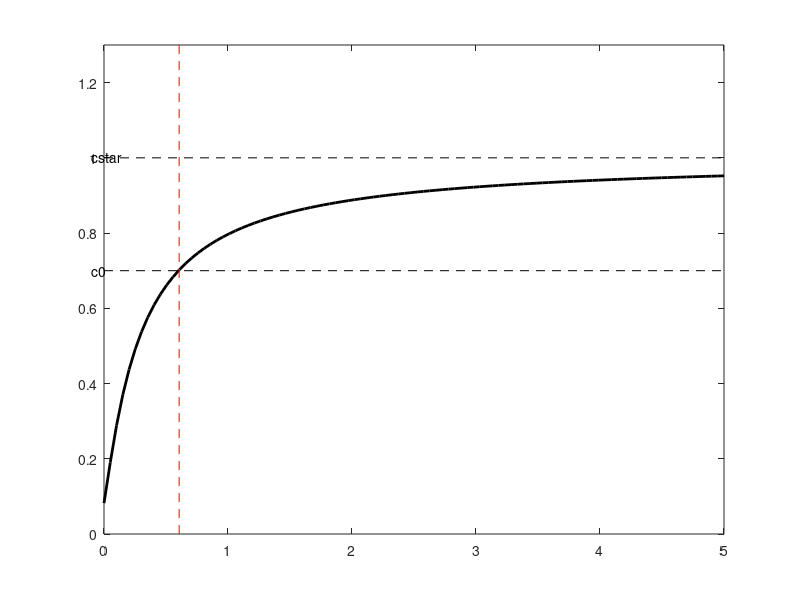

Recreate this plot in MATLAB. (Note: this script raises an error after producing the figure.)
x = linspace(0,5,100);
y = exp(-.25*1./(x+.1));

[junk,idx] = min(abs(y-.7));

T = x(idx);

plot(x,y,'-k','linewidth',2)
hold on
plot([0 5],[.7 .7],'--k')
plot([0 5],[1 1],'--k')
plot([T T],[0 1.3],'--r')
axis([0 5 0 1.3])
text(-0.1, .7, 'c0');
text(-0.1, 1, 'cstar');
text(T,-0.2,'T')

matlab2tikz('fig4.tikz', 'height', '\figureheight', 'width', '\figurewidth' )
